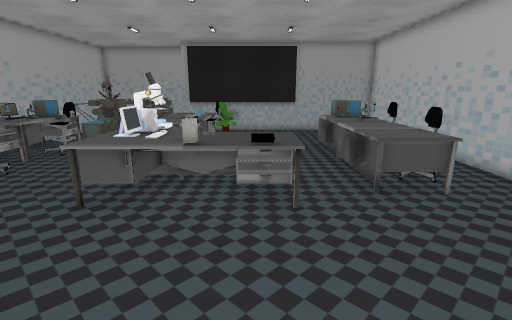
View 1 (above)

18 first-person views from a walk through a scene from a Unity 3-D project. The camera is 1.5 m above the floor, tilts 14° down and sees 85° across. The floor is counted in squares, 0.5 m on a side. Each view is taken from the middle of a square. On the plan, view 1 faces up. The plan holds only what a view shows up to about 20 squares ahead; the rest is blank. The player is left out. Some animated figures are left out. Some surface patterns are stand-ins.

View 2
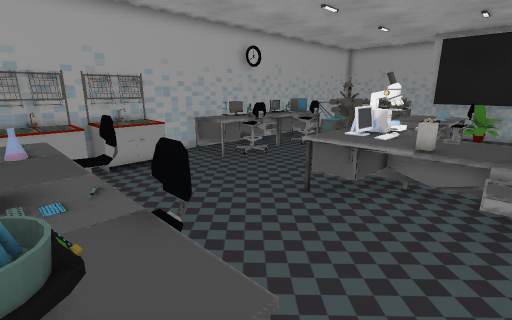

View 3
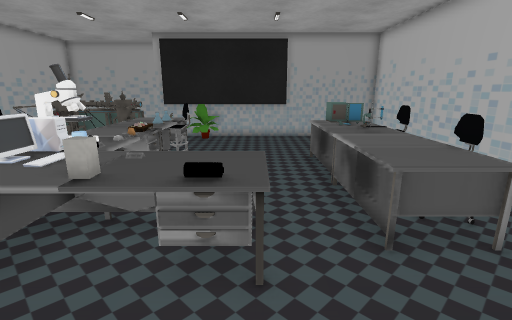

View 4
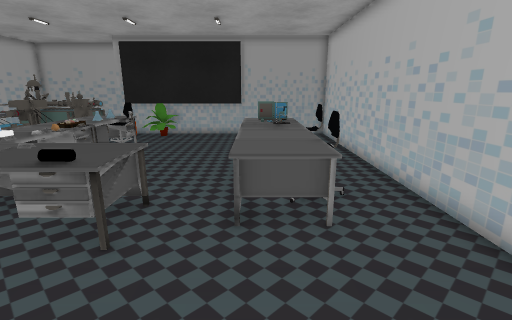

View 5
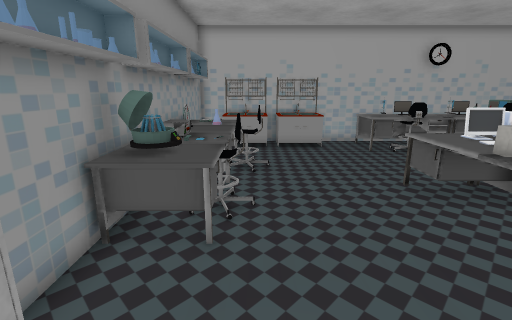

View 6
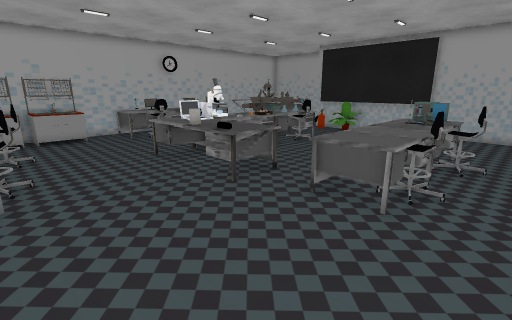

View 7
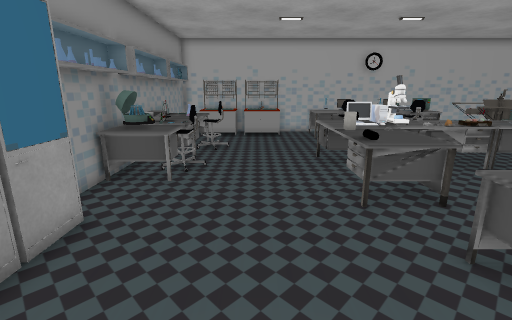

View 8
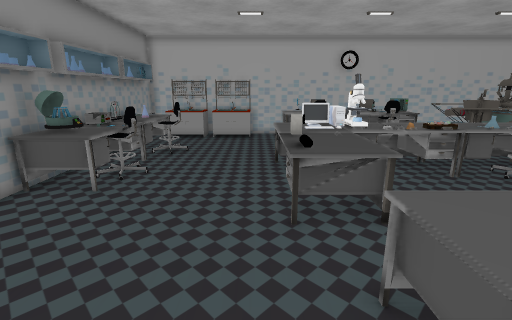

View 9
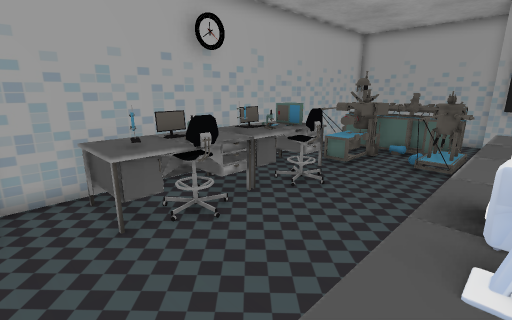

View 10
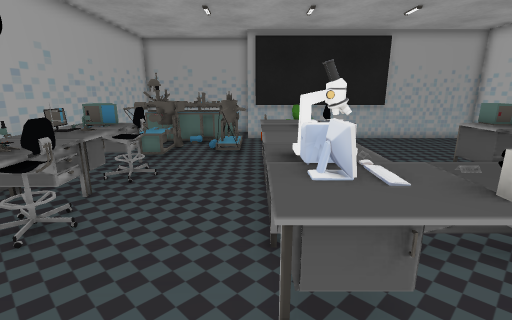

View 11
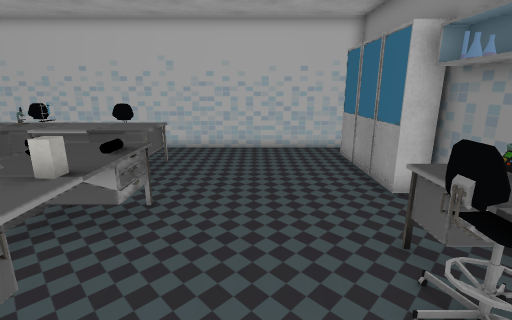

View 12
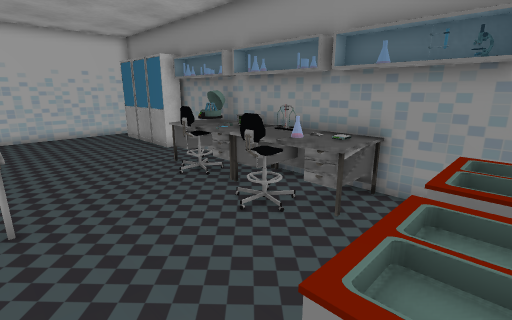

View 13
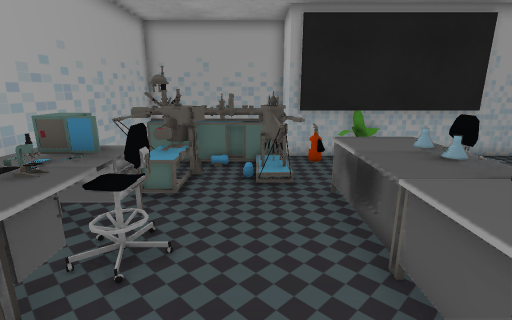

View 14
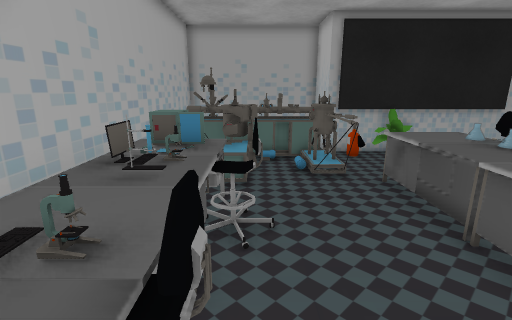

View 15
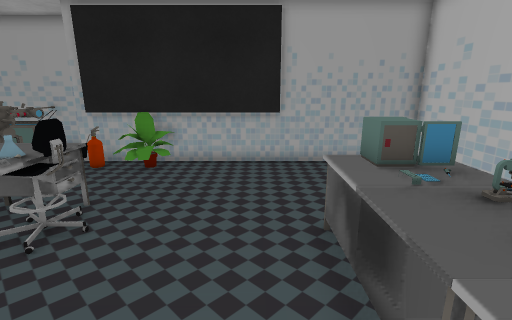

View 16
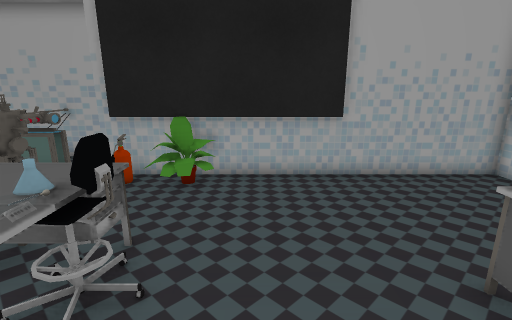

View 17
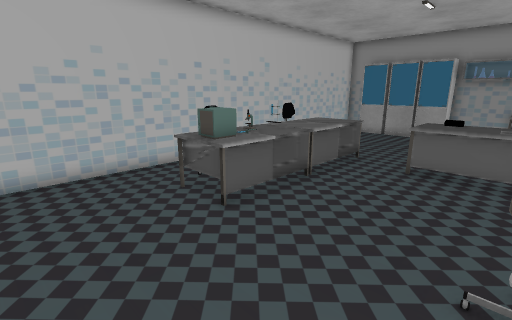

View 18
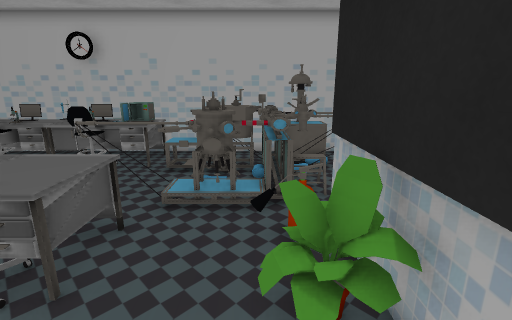

### Floor plan
Key: @ floor where view 1 was taken; # wall or solid block; x gap in a wall; . floor; = window, fence, low wall or low ledge; ^ raised ledge; T thing the floor can be seen under or through; A table; C chair; M computer; F flower; E fire extinguisher; L flask; U cupboard; O other object.
Columns run from 13 left of view 1 to 9 right of it. Each row starts with its distance up from view 1.
 24 #   ==  #
 23 #.==..  #
 22 #x####O################
 21 #.#====#=FE...........#
 20 #=#^####..............#
 19 #.#^^.=T..............#
 18 #.#^..=T=.............#
 17 #.#^^.=TAAAA..........#
 16 #AAA..=TAAAC.....AAA..#
 15 #A#A...TAAAC....AAAA..#
 14 #AACC...AAAA....AAACC.#
 13 #MMCC...AAAA....AAAC..#
 12 #AAA....AAAA....AAAA..#
 11 #AAA....AAAA....AAAA..#
 10 #MMCC...AAAA....AAAC..#
  9 #AAC....AMMAAAA.AAAC..#
  8 #AAA....AMMAAAA.AAAA..#
  7 #.......AAAAAAA.......#
  6 #=....................#
  5 #^^...................#
  4 #^^...................#
  3 #^^...................#
  2 #^^...C...C...........#
  1 #^^.AALAAACAA.........#
  0 #^..AALAAAA#A@.UUUUUU.#
 -1 #####AUO#AA#####U#UU  #

Positions as (right, up) in squares from view 1, and headings:
1: (0, 0), facing up
2: (0, 0), facing up-left
3: (1, 3), facing up
4: (4, 2), facing up
5: (4, 2), facing left
6: (8, 1), facing up-left
7: (8, 4), facing left
8: (7, 6), facing left
9: (-4, 6), facing up-left
10: (-5, 4), facing up
11: (-6, 4), facing right
12: (-12, 7), facing down-right
13: (-7, 9), facing up
14: (-9, 8), facing up
15: (2, 10), facing up
16: (0, 12), facing up
17: (-2, 20), facing down-right
18: (1, 20), facing left
